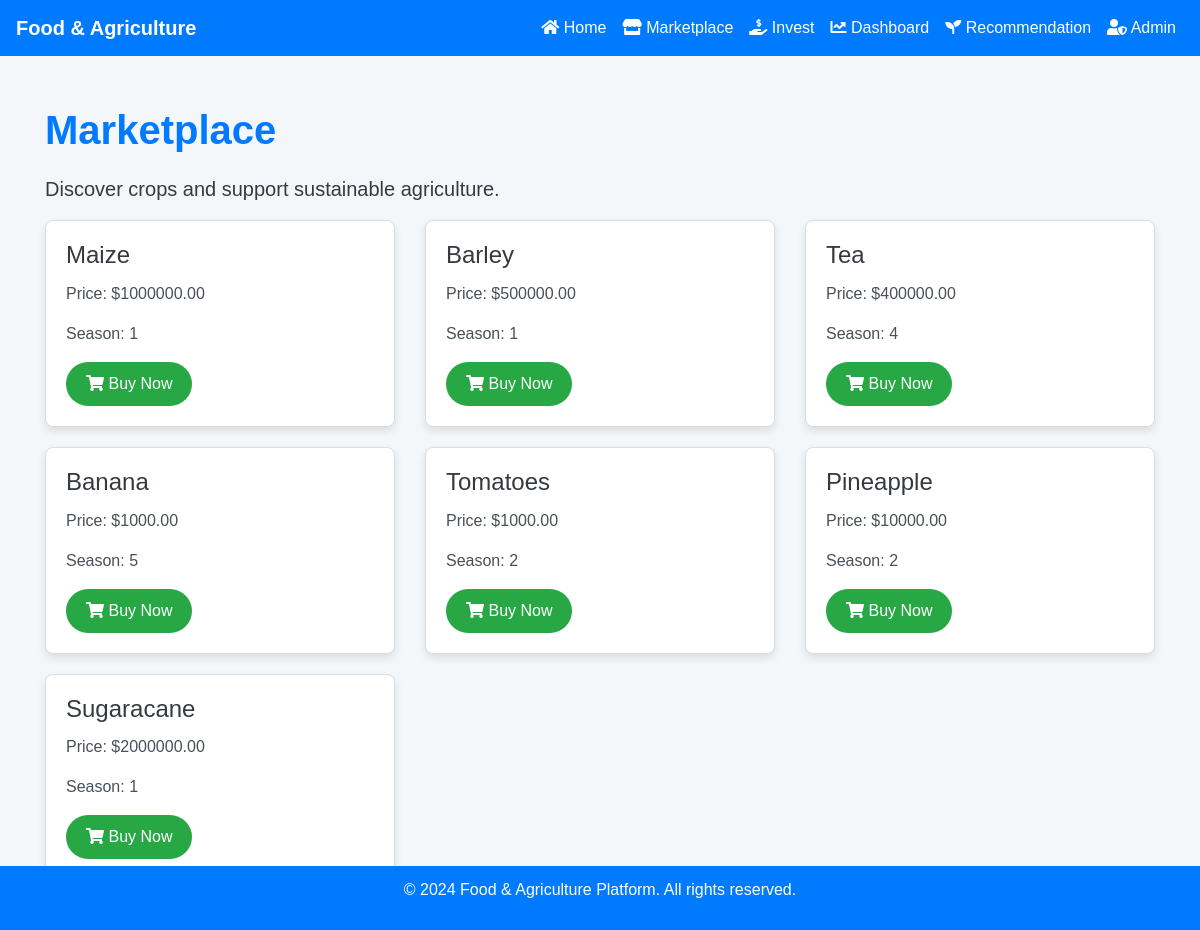
The app's page /marketplace/ with its own data.
### agriculture/models.py (models this page shows, shortened)
class Crop(models.Model):
    name = models.CharField(max_length=100)
    description = models.TextField()
    season = models.CharField(max_length=50)
    production_quantity = models.DecimalField(max_digits=10, decimal_places=2)
    price = models.DecimalField(max_digits=10, decimal_places=2, default=0.0)
    sustainability_score = models.IntegerField(default=0)

### agriculture/views.py (the view)
# urls.py: path('marketplace/', views.marketplace, name='marketplace'),
def marketplace(request):
    crops = Crop.objects.all()
    context = {
        'crops': crops,
    }
    return render(request, 'agriculture/marketplace.html', context)

### agriculture/templates/agriculture/marketplace.html (shortened to what this page needs)
<!DOCTYPE html>
<html lang="en">
<head>
    <link href="https://stackpath.bootstrapcdn.com/bootstrap/4.5.2/css/bootstrap.min.css" rel="stylesheet">
    <link href="https://cdnjs.cloudflare.com/ajax/libs/font-awesome/5.15.3/css/all.min.css" rel="stylesheet">
</head>
<body>
    <nav class="navbar navbar-expand-lg navbar-dark bg-primary">
        <a class="navbar-brand" href="/">Food & Agriculture</a>
        <div class="collapse navbar-collapse" id="navbarNav">
            <ul class="navbar-nav ml-auto">
                <li class="nav-item">
                    <a class="nav-link" href="/"><i class="fas fa-home"></i> Home</a>
                </li>
                <li class="nav-item">
                    <a class="nav-link" href="/marketplace/"><i class="fas fa-store"></i> Marketplace</a>
                </li>
                <li class="nav-item">
                    <a class="nav-link" href="/invest/"><i class="fas fa-hand-holding-usd"></i> Invest</a>
                </li>
                <li class="nav-item">
                    <a class="nav-link" href="/dashboard/"><i class="fas fa-chart-line"></i> Dashboard</a>
                </li>
                <li class="nav-item">
                    <a class="nav-link" href="/recommendation/"><i class="fas fa-seedling"></i> Recommendation</a>
                </li>
                <li class="nav-item">
                    <a class="nav-link" href="/admin/"><i class="fas fa-user-shield"></i> Admin</a>
                </li>
            </ul>
        </div>
    </nav>
    <div class="container">
        <h1>Marketplace</h1>
        <p class="lead">Discover crops and support sustainable agriculture.</p>
        <div class="row">
            {% for crop in crops %}
            <div class="col-md-4">
                <div class="card">
                    <div class="card-body">
                        <h5 class="card-title">{{ crop.name }}</h5>
                        <p class="card-text">Price: ${{ crop.price }}</p>
                        <p class="card-text">Season: {{ crop.season }}</p>
                        <a href="#" class="btn btn-success" onclick="showSuccessMessage('{{ crop.name }}')"><i class="fas fa-shopping-cart"></i> Buy Now</a>
                    </div>
                </div>
            </div>
            {% endfor %}
        </div>
    </div>
    <footer>
        <p>&copy; 2024 Food & Agriculture Platform. All rights reserved.</p>
    </footer>
</body>
</html>

### agriculture/templates/agriculture/marketplace.html (style rules this page uses)
body { background-color: #f4f7f9; color: #343a40; font-family: 'Arial', sans-serif; }
.navbar { background-color: #007bff; }
.navbar-brand { font-weight: bold; }
.navbar-dark .navbar-nav .nav-link { color: #fff; }
.container { margin-top: 50px; padding-bottom: 30px; }
h1 { color: #007bff; font-size: 40px; font-weight: 600; margin-bottom: 20px; }
.card { border: 1px solid #ddd; border-radius: 8px; box-shadow: 0 4px 8px rgba(0, 0, 0, 0.1); margin-bottom: 20px; }
.card-body { padding: 20px; }
.card-title { font-size: 24px; font-weight: 500; }
.card-text { font-size: 16px; color: #495057; }
.btn-success { border-radius: 50px; padding: 10px 20px; background-color: #28a745; border: none; }
footer { background-color: #007bff; color: #fff; padding: 12px; text-align: center; position: fixed; width: 100%; bottom: 0; }

### records on screen
Crop: name "Maize", price "1000000.00", season "1"
Crop: name "Barley", price "500000.00", season "1"
Crop: name "Tea", price "400000.00", season "4"
Crop: name "Banana", price "1000.00", season "5"
Crop: name "Tomatoes", price "1000.00", season "2"
Crop: name "Pineapple", price "10000.00", season "2"
Crop: name "Sugaracane", price "2000000.00", season "1"
